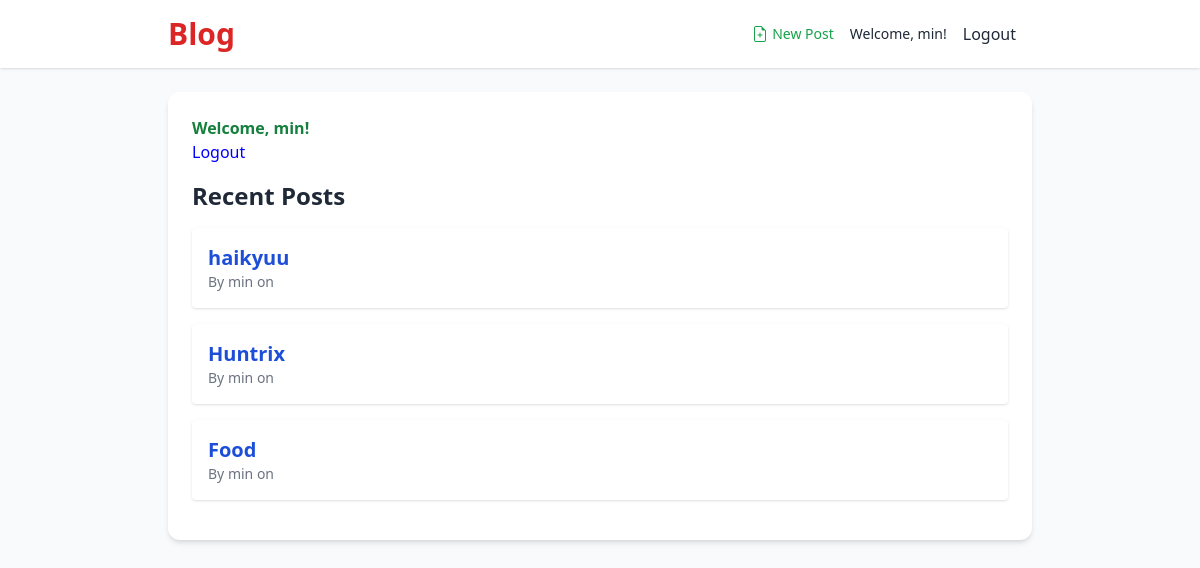
Screenshot of / (signed in) with the database file from the repository.
### blog/models.py (models this page shows, shortened)
class Post(models.Model):
    author = models.ForeignKey(settings.AUTH_USER_MODEL, on_delete=models.CASCADE)
    title = models.CharField(max_length=200)
    text = models.TextField()
    image = models.ImageField(upload_to='post_images/', blank=True, null=True)
    created_date = models.DateTimeField(default=timezone.now)
    published_date = models.DateTimeField(blank=True, null=True)

### blog/views.py (the view)
# urls.py: 2. Add a URL to urlpatterns:  path('', views.home, name='home')
def home(request):
    posts = Post.objects.filter(published_date__lte=timezone.now()).order_by('-published_date')
    return render(request, 'blog/home.html', {'posts': posts})

### blog/templates/blog/home.html (shortened to what this page needs)
{% extends "blog/base.html" %} {% block content %}
<div class="mb-4">
  {% if user.is_authenticated %}
  <p class="text-green-700 font-semibold">Welcome, {{ user.username }}!</p>
  <form method="POST" action="{% url 'logout' %}" style="display: inline;">
  <button type="submit" class="btn btn-link" style="border: none; background: none; padding: 0; color: blue; cursor: pointer;">
    Logout
  </button>
</form>
  {% else %}
  <p class="text-blue-600">You are not logged in.</p>
  <a href="{% url 'login' %}" class="text-blue-500 underline">Login</a>
  {% endif %}
</div>
<h2 class="text-2xl font-bold mb-4">Recent Posts</h2>
{% for post in posts %}
<div class="mb-4 p-4 bg-white rounded shadow">
  <h3 class="text-xl font-bold">
    <a
      href="{% url 'post_detail' pk=post.pk %}"
      class="text-blue-700 hover:underline"
    >
      {{ post.title }}
    </a>
  </h3>
  <p class="text-gray-500 text-sm">
    By {{ post.author }} on {{ post.published_at|date:"F d, Y" }}
  </p>
</div>
{% empty %}
<p>No posts yet. Stay tuned!</p>
{% endfor %} {% endblock %}

### blog/templates/blog/base.html (shortened to what this page needs)
{% load static %}
<!DOCTYPE html>
<html lang="en">
  <head>
    <script src="https://cdn.tailwindcss.com"></script>
  </head>
  <body class="bg-gray-50 text-gray-800 font-sans">
    <header class="bg-white shadow">
      <div
        class="max-w-4xl mx-auto px-4 py-4 flex justify-between items-center"
      >
        <h1 class="text-3xl font-bold text-red-600">
          <a href="/">Blog</a>
        </h1>
        <div class="flex items-center space-x-4">
          {% if user.is_authenticated %}
          <a
            href="{% url 'post_new'%}"
            class="text-sm text-green-600 hover:underline flex items-center gap-1"
          >
            {% include "./icons/file-earmark-plus.svg" %} New Post
          </a>
          <p class="text-sm">
            Welcome, <span class="font-medium">{{ user.username }}</span>!
            <form method="POST" action="{% url "logout" %}" style="display: inline;" >
              <button class="btn btn-link" style="border: none; background: none;">
                Logout
              </button>
            </form>
          </p>
          {% else %}
          <a href="{% url "login" %}" class="text-sm text-blue-600 hover:underline">Login </a>
          {% endif %}
        </div>
      </div>
    </header>
    <main class="max-w-4xl mx-auto px-4 py-6">
      <div class="bg-white shadow-md rounded-xl p-6">
        {% block content %}{% endblock %}
      </div>
    </main>
  </body>
</html>

### rows the page displays
Post: title "haikyuu", author "min"
Post: title "Huntrix", author "min"
Post: title "Food", author "min"

### other values shown
{{ user.username }} "min"
